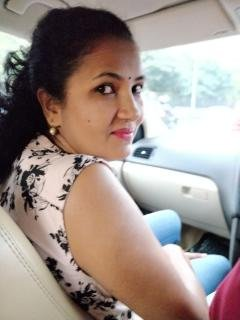
#> input picture image2.jpg, 240 x 320 px
$ python insta_filter.py
#> lines starting #> are read from the running program, lines starting #| are printed output that depends on the picture
from PIL import Image
#open the images
base_img=Image.open("image2.jpg")
#> base_img is the input picture: PIL image 240x320 RGB; mean R, G, B 159.7, 146.4, 140.3
image_filter=Image.open("filter1.jpg")
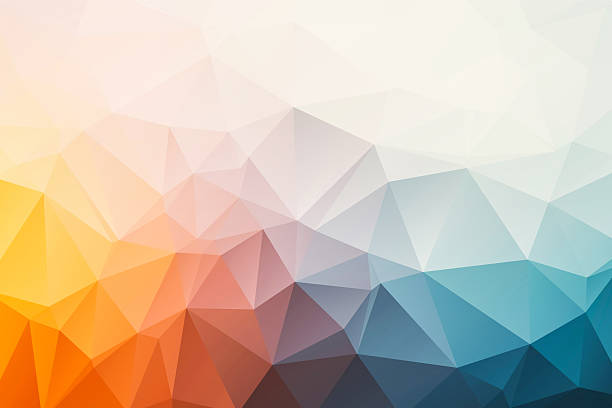
#> input picture filter1.jpg, 612 x 408 px
#> image_filter is the input picture: PIL image 612x408 RGB; mean R, G, B 205.9, 190.7, 173.2

size=(760,760)
#resize the images to the same size
base_img=base_img.resize(size)
#> base_img: PIL image 760x760 RGB
image_filter=image_filter.resize(size)
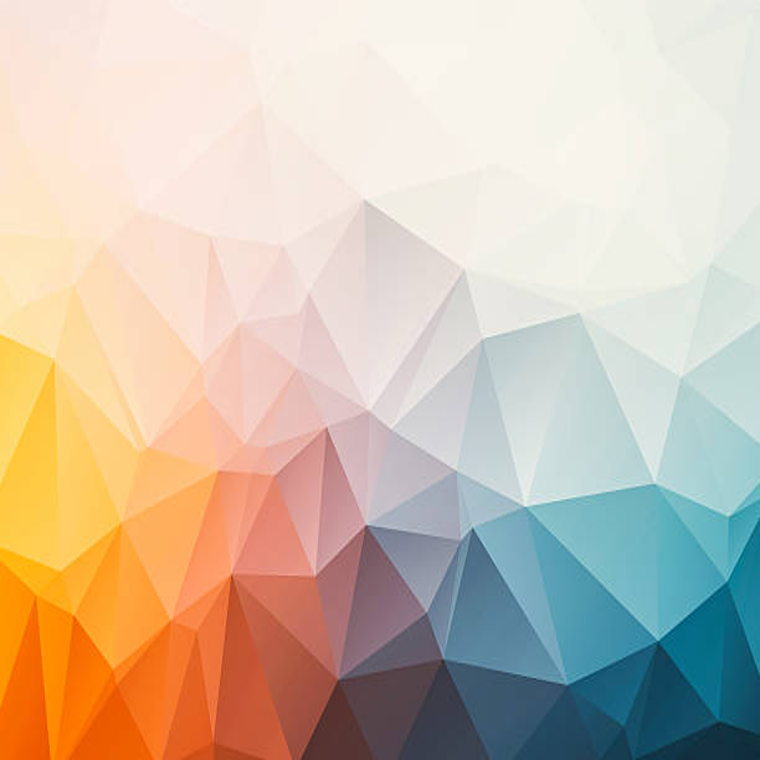
#> image_filter: PIL image 760x760 RGB; mean R, G, B 205.9, 190.7, 173.2
#split the images in RGB format
r,g,b=base_img.split()
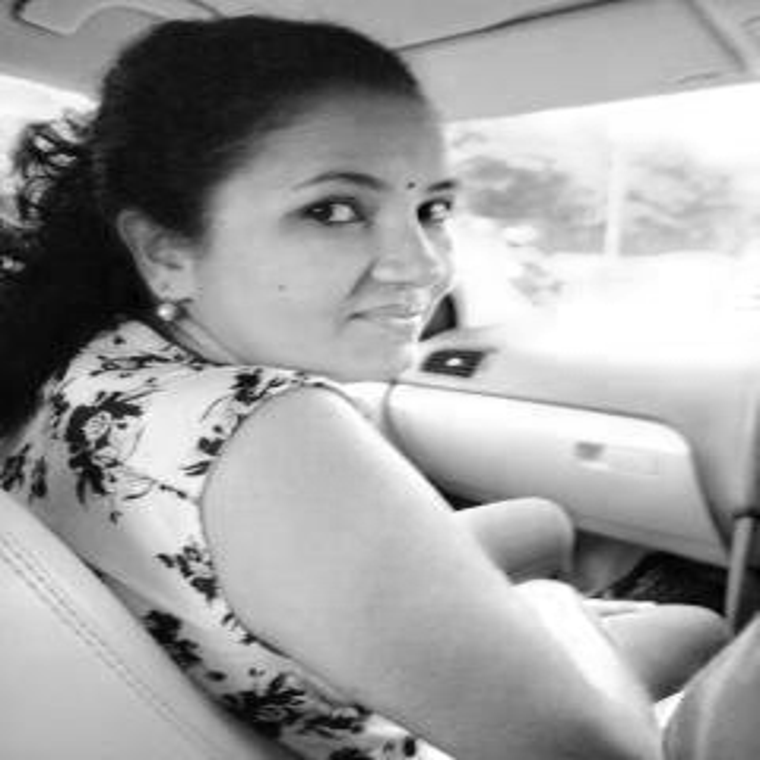
#> r: PIL image 760x760 L; min 0, max 255, mean 159.7
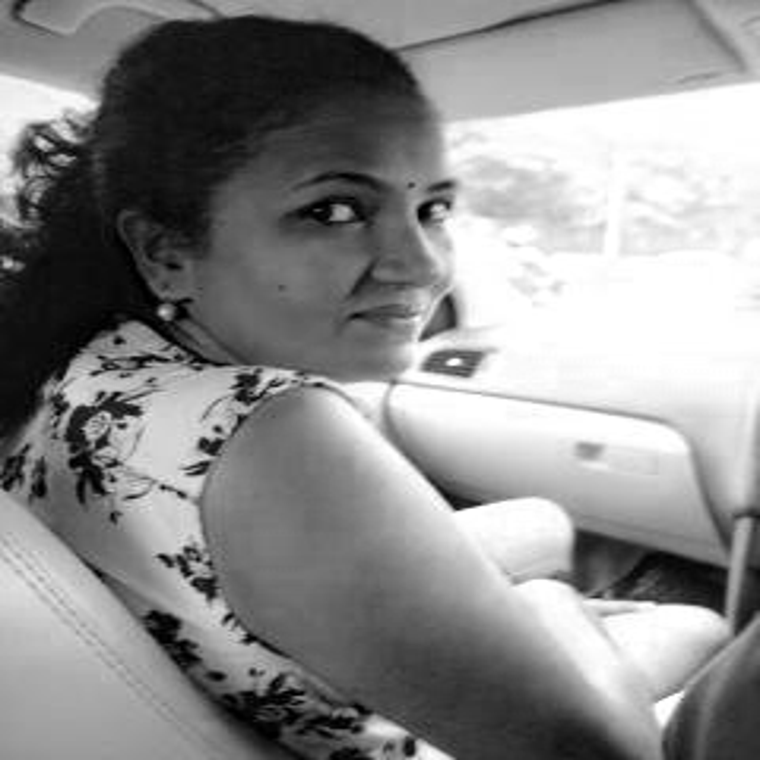
#> b: PIL image 760x760 L; min 0, max 255, mean 140.3
R,G,B=image_filter.split()
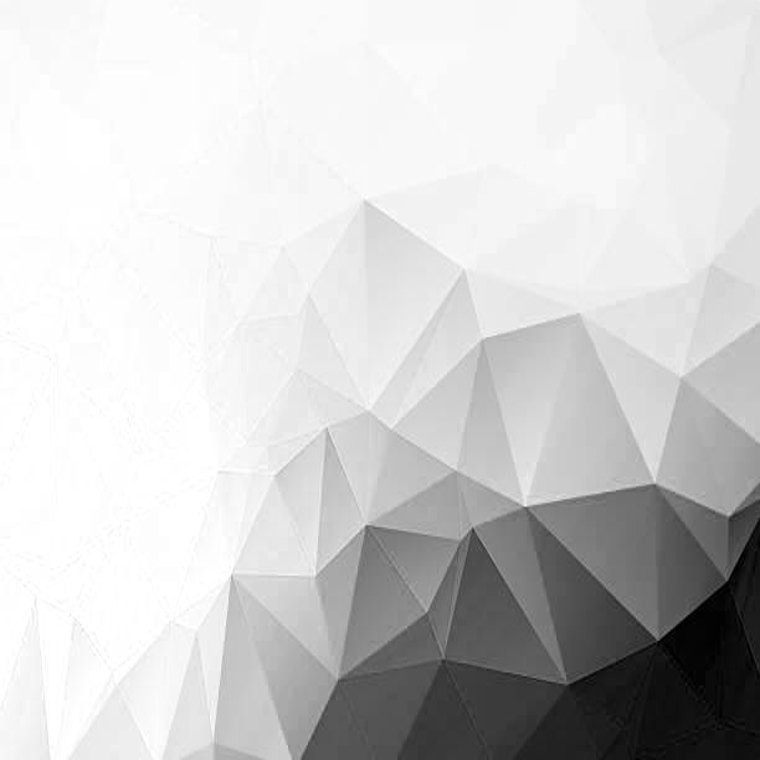
#> R: PIL image 760x760 L; min 0, max 255, mean 205.9
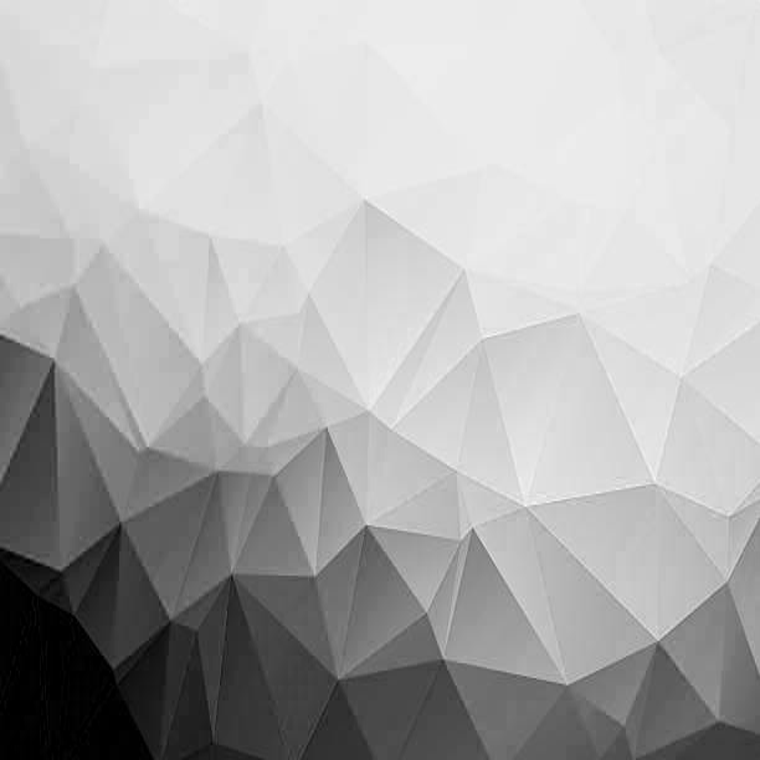
#> B: PIL image 760x760 L; min 0, max 249, mean 173.2
#Merge the images
im=Image.merge("RGB",(g,R,b))
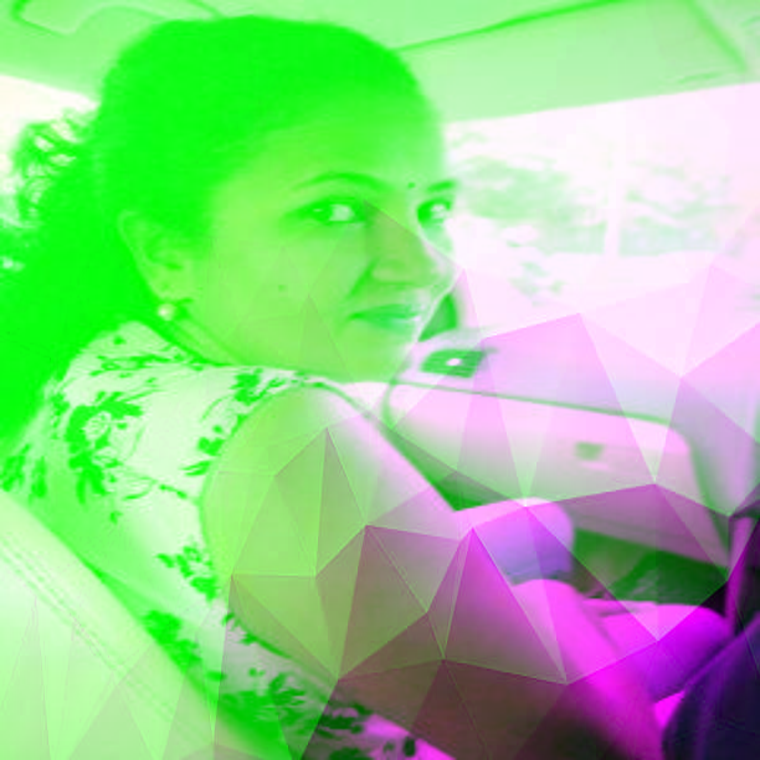
#> im: PIL image 760x760 RGB; mean R, G, B 146.4, 205.9, 140.3
#im.show()
im.save('1_merged.jpg')
